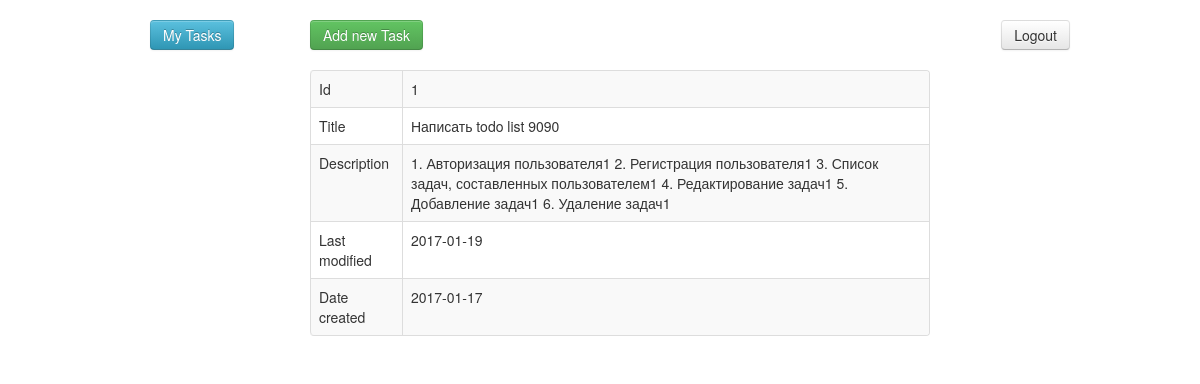
The app's page /index.php?controller=main&action=detailed&id=1 (signed in) with its own data.
### tables this page shows
CREATE TABLE IF NOT EXISTS `tasks` (
  `id` int(11) NOT NULL AUTO_INCREMENT,
  `id_user` int(11) NOT NULL,
  `title` varchar(255) NOT NULL,
  `description` text NOT NULL,
  `date_create` date NOT NULL,
  `last_modify` date NOT NULL,
  PRIMARY KEY (`id`)
);

### app/core/BaseViews.php (called while the page is built, shortened)
<?php
class BaseViewes{
    public function render($template,$page,$data)
    {
        include "app/views/".$template;
    }
}

### app/bootstrap.php (called while the page is built, shortened)
<?php
require_once "core/BaseControllers.php";
require_once "core/BaseViews.php";
require_once "core/Db.php";
$obj=new $currentController();
$action=Check::Model_Check($obj);
$currentAction="action_".$action;
$obj->$currentAction();

### index.php (called while the page is built, shortened)
<?php
include Q_PATH . '/app/bootstrap.php';

### app/core/Db.php (called while the page is built, shortened)
<?php
 class Db {
 public function getTaskById($task_id)
 {
     $query="SELECT * FROM `users` WHERE `login`='".$_SESSION["login"]."'";
     $rows=array();
     $result=mysql_query($query);
     while($row = mysql_fetch_assoc($result)) {
         $rows[] = array("id"=>$row['id'],"login"=>$row['login']);
     }
     $user_id=$rows[0]['id'];
     $query="SELECT * FROM `tasks` WHERE   `id_user`='".$user_id."'  AND   `id`='".$task_id."'";
     $rows=array();
     $result=mysql_query($query);
     while($row = mysql_fetch_assoc($result)) {
         $rows[] = array("id"=>$row['id'],"title"=>$row['title'],"description"=>$row['description'],"id_user"=>$row['id_user'],"date_create"=>$row['date_create'],"last_modify"=>$row['last_modify']);
     }
     return $rows;
 }
}
?>

### app/models/main.php (called while the page is built, shortened)
<?php
class Model_Main extends BaseModels{
    public function getTaskById($task_id)
    {
        return Db::getInstance()->getTaskById($task_id);
    }
}

### app/views/detailed.php (the view, shortened to what this page needs)
<div class="cols-6">
    <?php
    echo "<a href='' class='btn btn-success'> Add new Task</a><br><br>";
    if ($data['user'] == true) {
    ?>
    <div class="panel panel-default">
        <table class="table table-striped table-bordered">
            <tr>
                <td>Id</td>
                <td>         <?php echo $data['task'][0]['id'] ?></td>
            </tr>
            <tr>
                <td>Title</td>
                <td> <?php echo $data['task'][0]['title'] ?></td>
            </tr>
            <tr>
                <td>Description</td>
                <td>  <?php echo $data['task'][0]['description'] ?></td>
            </tr>
            <tr>
                <td>Last modified</td>
                <td>      <?php echo $data['task'][0]['last_modify'] ?></td>
            </tr>
            <tr>
                <td>Date created</td>
                <td>        <?php echo $data['task'][0]['date_create'] ?></td>
            </tr>
        </table>
    </div>
</div>
<?php
} else {
    header("Location: 'http://'" . $_SERVER['SERVER_NAME'] . "/index.php?controller=user&action=login");
    exit;
}
?>
</div>

### records on screen
tasks: id "1", title "Написать todo list 9090", description "1. Авторизация пользователя1 2. Регистрация пользователя1 3. Список задач, составленных пользователем1 4. Редактирование задач1 5. Добавление задач1 6. Удаление задач1", last_modify "2017-01-19", date_create "2017-01-17"
